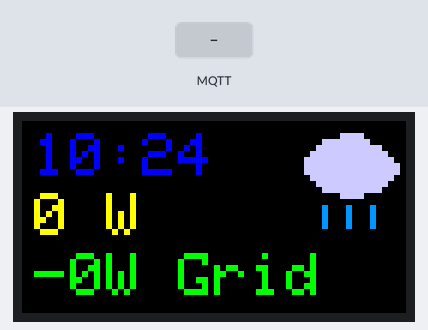
A sketch run on a simulated ESP32. Parts: 64×32 colour display. The test bench sets the inputs (shaded band). WiFi joins after 1.5 s; servers stay silent unless stated; the local clock reads 2024-03-15 10:24:30 at power-on unless the sketch sets it; no MQTT or app messages arrive unless stated; what the sketch prints to the serial monitor is not drawn.

Above: at 2.8 s.
2.9 s: MQTT message "cloudy" arrives on the first subscribed topic
At 4.3 s:
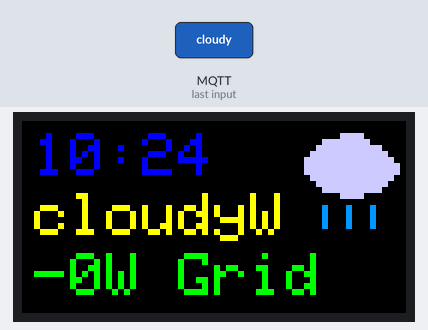
5.1 s: MQTT message "sunny" arrives on the first subscribed topic
At 6.8 s:
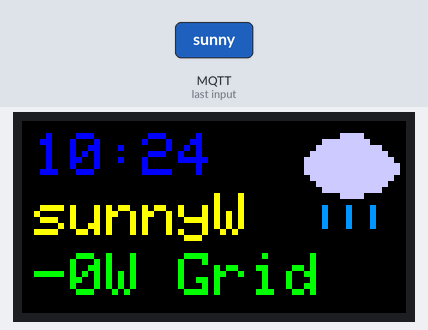
7.1 s: MQTT message "rainy" arrives on the first subscribed topic
At 8.7 s:
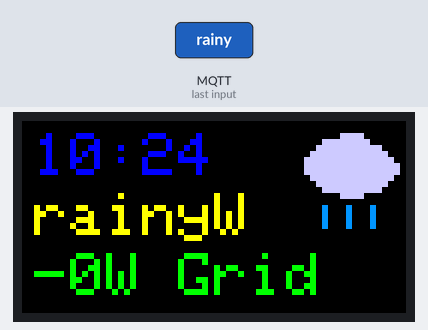
9.1 s: MQTT message "partlycloudy" arrives on the first subscribed topic
At 10.3 s:
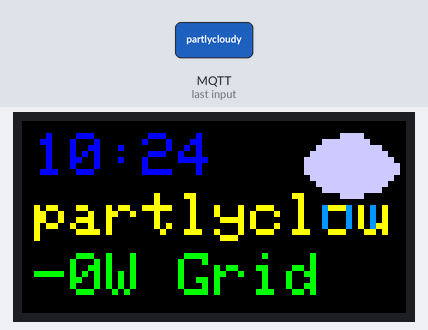
11.1 s: MQTT message "snowy" arrives on the first subscribed topic
At 12.8 s:
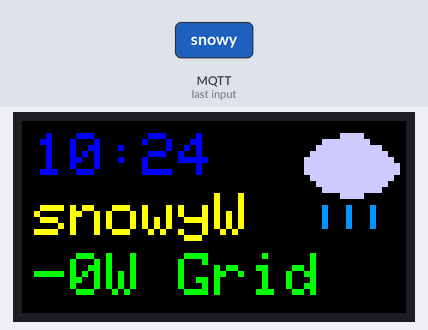
13.1 s: MQTT message "0" arrives on the first subscribed topic
At 14.7 s:
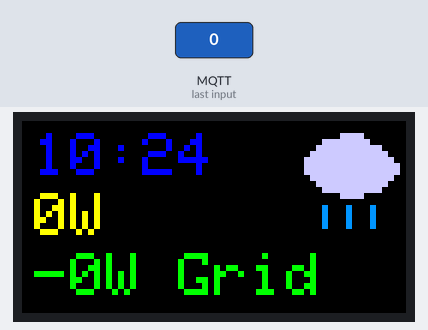
Timing chart, 0 to 16.2 s (numbered marks = the images above; inputs shaded):
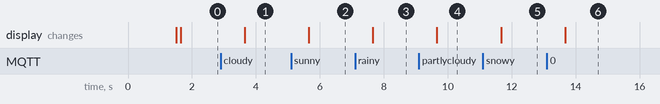

Measured:
- after the input at 2.9 s, the display: changes after 0.76 s (image 1)
- after the input at 5.1 s, the display: changes after 0.56 s (image 2)
- after the input at 7.1 s, the display: changes after 0.56 s (image 3)
- after the input at 9.1 s, the display: changes after 0.56 s (image 4)
- after the input at 11.1 s, the display: changes after 0.57 s (image 5)
- after the input at 13.1 s, the display: changes after 0.57 s (image 6)

The sketch:

ESP32_HUB75_Display_final_oeffentlich.ino
```cpp
//Biblotheken einbinden
#include <ESP32-HUB75-MatrixPanel-I2S-DMA.h>
#include <WiFi.h>
#include <time.h>
#include <PubSubClient.h>

// WLAN-Zugangsdaten (bitte mit eigenen Daten ersetzen)
const char* ssid = "DEIN_WLAN_NAME";
const char* password = "DEIN_WLAN_PASSWORT";

// MQTT Broker (bitte IP-Adresse und Zugangsdaten anpassen)
const char* mqtt_server = "192.168.x.x";  // Beispiel: "192.168.1.100"
const int mqtt_port = 1883;

//topics abonnieren
const char* pvLeistung_topic = "dein/topic";
const char* weather_topic = "dein/topic";
const char* bezug_topic = "dein/topic";
const char* einspeisung_topic = "dein/topic";

// MQTT Benutzername und Passwort (bitte anpassen)
const char* mqtt_user = "DEIN_MQTT_BENUTZER";
const char* mqtt_pass = "DEIN_MQTT_PASSWORT";

//Globale Variablen für MQTT & Status
WiFiClient espClient;
PubSubClient client(espClient);
String pvLeistung = "0 W";
String weatherState = "rainy";  // Standardwert
int bezugWert = 0;        // Netzbezug (W)
int einspeisungWert = 0;  // Netzeinspeisung (W)


// Matrix-Panel Konfiguration (64x32 Pixel, 1 Panel)
#define PANEL_WIDTH 64
#define PANEL_HEIGHT 32
#define PANELS_NUMBER 1

// Pinbelegung für HUB75-Panel
#define R1 25
#define G1 26
#define B1 27
#define R2 14
#define G2 12
#define B2 13
#define A 23
#define B 19
#define C 5
#define D 17
#define E 32
#define CLK 16
#define LAT 4
#define OE 15


// Matrix-Setup initialisieren
HUB75_I2S_CFG mxconfig(PANEL_WIDTH, PANEL_HEIGHT, PANELS_NUMBER);
MatrixPanel_I2S_DMA matrix(mxconfig);


// NTP-Zeit konfigurieren (Mitteleuropäische Zeit inkl. Sommerzeit)
void setupTime() {
  configTzTime("CET-1CEST,M3.5.0/2,M10.5.0/3", "pool.ntp.org", "time.nist.gov");
}


// Wetter-Symbol "bewölkt" zeichnen
void drawCloudyIcon(int offsetX, int offsetY, uint16_t color) {
  uint8_t icon[11][18] = {
    // 1 = Pixel gesetzt, 0 = leer
    { 0, 0, 0, 0, 0, 0, 0, 1, 1, 1, 1, 0, 0, 0, 0, 0, 0, 0 },
    { 0, 0, 0, 0, 1, 1, 1, 1, 1, 1, 1, 1, 0, 0, 0, 0, 0, 0 },
    { 0, 0, 0, 1, 1, 1, 1, 1, 1, 1, 1, 1, 1, 1, 0, 0, 0, 0 },
    { 0, 0, 1, 1, 1, 1, 1, 1, 1, 1, 1, 1, 1, 1, 1, 0, 0, 0 },
    { 0, 1, 1, 1, 1, 1, 1, 1, 1, 1, 1, 1, 1, 1, 1, 1, 0, 0 },
    { 0, 1, 1, 1, 1, 1, 1, 1, 1, 1, 1, 1, 1, 1, 1, 1, 1, 0 },
    { 0, 1, 1, 1, 1, 1, 1, 1, 1, 1, 1, 1, 1, 1, 1, 1, 1, 0 },
    { 0, 0, 1, 1, 1, 1, 1, 1, 1, 1, 1, 1, 1, 1, 1, 1, 0, 0 },
    { 0, 0, 0, 1, 1, 1, 1, 1, 1, 1, 1, 1, 1, 1, 1, 0, 0, 0 },
    { 0, 0, 0, 0, 1, 1, 1, 1, 1, 1, 1, 1, 1, 1, 0, 0, 0, 0 },
    { 0, 0, 0, 0, 0, 0, 0, 1, 1, 1, 1, 0, 0, 0, 0, 0, 0, 0 },
  };
  // Bitmap auf Matrix zeichnen
  for (int y = 0; y < 11; y++) {
    for (int x = 0; x < 18; x++) {
      if (icon[y][x]) matrix.drawPixel(offsetX + x, offsetY + y, color);
    }
  }
}
// Wetter-Symbol "sonnig" zeichnen
void drawSunnyIcon(int offsetX, int offsetY, uint16_t color) {
  // Kreis (Sonne)
  matrix.drawCircle(offsetX + 9, offsetY + 9, 5, color);
  // Strahlen im 45°-Winkel
  for (int i = 0; i < 360; i += 45) {
    int dx = 9 + cos(i * DEG_TO_RAD) * 7;
    int dy = 9 + sin(i * DEG_TO_RAD) * 7;
    matrix.drawPixel(offsetX + dx, offsetY + dy, color);
  }
}
// Wetter-Symbol "regnerisch" zeichnen
void drawRainyIcon(int offsetX, int offsetY, uint16_t color) {
  drawCloudyIcon(offsetX, offsetY, color); // Wolke zeichnen
  uint16_t rainColor = matrix.color565(0, 150, 255); // Blau für Regen
  // Drei Tropfen als Linien darunter
  for (int i = 0; i < 3; i++) {
    matrix.drawLine(offsetX + 4 + i * 4, offsetY + 12, offsetX + 4 + i * 4, offsetY + 15, rainColor);
  }
}
// Wetter-Symbol "teils bewölkt" zeichnen
void drawPartlyCloudyIcon(int offsetX, int offsetY, uint16_t color) {
  drawSunnyIcon(offsetX + 3, offsetY + 3, matrix.color565(255, 255, 0)); // Sonne leicht versetzt
  drawCloudyIcon(offsetX, offsetY + 4, color); // Wolke teilweise drüber
}
// Wetter-Symbol "Schnee" zeichnen
void drawSnowyIcon(int offsetX, int offsetY, uint16_t color) {
  drawCloudyIcon(offsetX, offsetY, color);  // Wolke zeichnen
  uint16_t snowColor = matrix.color565(255, 255, 255); // Weiß für Schnee
   // Drei einfache Schneeflocken
  for (int i = 0; i < 3; i++) {
    matrix.drawPixel(offsetX + 4 + i * 4, offsetY + 13, snowColor);
    matrix.drawPixel(offsetX + 4 + i * 4 + 1, offsetY + 14, snowColor);
  }
}
// Wetterzustand basierend auf Text zeichnen
void drawWeatherIcon(String state, int x, int y) {
  uint16_t color = matrix.color565(200, 200, 255); // Basisfarbe für neutrale Symbole
  if (state == "cloudy") drawCloudyIcon(x, y, color);
  else if (state == "sunny") drawSunnyIcon(x, y, matrix.color565(255, 255, 0));
  else if (state == "rainy") drawRainyIcon(x, y, color);
  else if (state == "partlycloudy") drawPartlyCloudyIcon(x, y, color);
  else if (state == "snowy") drawSnowyIcon(x, y, color);
}
// Callback-Funktion für empfangene MQTT-Nachrichten
void callback(char* topic, byte* payload, unsigned int length) {
    // Nachricht in lesbaren String umwandeln
  char msg[32];
  memcpy(msg, payload, length);
  msg[length] = '\0';

  // Daten verarbeiten je nach Topic
  if (strcmp(topic, pvLeistung_topic) == 0) {
    pvLeistung = String(msg) + "W";
    Serial.println("PV-Leistung empfangen: " + pvLeistung);
  } else if (strcmp(topic, weather_topic) == 0) {
    weatherState = String(msg);
    Serial.println("Wetterzustand empfangen: " + weatherState);
  } else if (strcmp(topic, bezug_topic) == 0) {
    // Bezug empfangen
    String bezugStr = String(msg);
    bezugStr.trim();
    bezugWert = bezugStr.toInt();
    Serial.println("Bezug empfangen: " + bezugStr + "W");
  } else if (strcmp(topic, einspeisung_topic) == 0) {
    // Einspeisung empfangen
    String einspeisungStr = String(msg);
    einspeisungStr.trim();
    einspeisungWert = einspeisungStr.toInt();
    Serial.println("Einspeisung empfangen: " + einspeisungStr + "W");
  }
}

// MQTT-Verbindung aufbauen & Subscribes setzen
void reconnectMQTT() {
  while (!client.connected()) {
    Serial.print("Verbindung zu MQTT...");
    if (client.connect("ESP32-Matrix", mqtt_user, mqtt_pass)) {
      Serial.println(" verbunden!");
      client.subscribe(pvLeistung_topic);
      client.subscribe(weather_topic);
      client.subscribe(bezug_topic);        // Netzbezug
      client.subscribe(einspeisung_topic);  // Netzeinspeisung
    } else {
      Serial.print("Fehler, rc=");
      Serial.print(client.state());
      Serial.println(" - erneuter Versuch in 5 Sekunden");
      delay(5000);
    }
  }
}
// Einmaliger Setup-Aufruf beim Start
void setup() {
  Serial.begin(115200);

// WLAN verbinden
  WiFi.begin(ssid, password);
  Serial.print("Verbinde mit WLAN...");
  while (WiFi.status() != WL_CONNECTED) {
    delay(500);
    Serial.print(".");
  }
  Serial.println(" verbunden!");

// Zeit initialisieren
  setupTime();
  struct tm timeinfo;
  while (!getLocalTime(&timeinfo)) {
    Serial.println("Warte auf NTP-Zeit...");
    delay(1000);
  }

// Matrix initialisieren
  matrix.begin();
  delay(100);
  matrix.setBrightness8(80); // Helligkeit 0–255
  matrix.setTextWrap(false);
  matrix.fillScreen(0); // Bildschirm löschen

  // MQTT konfigurieren
  client.setServer(mqtt_server, mqtt_port);
  client.setCallback(callback);
}
// Haupt-Loop – wird ständig wiederholt
void loop() {
  // Verbindung prüfen
  if (!client.connected()) reconnectMQTT();
  client.loop();


 // Zeit abrufen
  struct tm timeinfo;
  if (!getLocalTime(&timeinfo)) {
    Serial.println("Zeit konnte nicht abgerufen werden");
    return;
  }
 // Stunden und Minuten als Strings extrahieren
  char hh[3], mm[3];
  strftime(hh, sizeof(hh), "%H", &timeinfo);
  strftime(mm, sizeof(mm), "%M", &timeinfo);
// Bildschirm löschen und neue Anzeige zeichnen
  matrix.fillScreen(0);
  matrix.setTextColor(matrix.color565(0, 0, 255));
  matrix.setTextSize(1);
// Uhrzeit oben links anzeigen
  int baseX = 2;
  int y = 2;
  matrix.setCursor(baseX, y);
  matrix.print(hh);
  matrix.setCursor(baseX + 12, y);
  matrix.print(":");
  matrix.setCursor(baseX + 18, y);
  matrix.print(mm);

 // PV-Leistung direkt darunter anzeigen
  String displayLeistung = pvLeistung;
  if (displayLeistung.length() > 10) displayLeistung = displayLeistung.substring(0, 10);
  matrix.setTextSize(1);
  int xPv = 2;
  int yPv = y + 10;                                   // Direkt unter der Uhr
  matrix.setTextColor(matrix.color565(255, 255, 0));  // PV-Leistung in Gelb
  matrix.setCursor(xPv, yPv);
  matrix.print(displayLeistung);


  // Netzbezug oder Einspeisung darunter
  String netzStatus;
  if (bezugWert >= 1) {
    netzStatus = String(bezugWert) + "W";
    matrix.setTextColor(matrix.color565(255, 0, 0));  // Bezug in Rot
  } else {
    netzStatus = "-" + String(einspeisungWert) + "W";
    matrix.setTextColor(matrix.color565(0, 255, 0));  // Einspeisung in Grün
  }

  matrix.setTextSize(1);
  int xStatus = 2;
  int yStatus = yPv + 10;  // Direkt unter der PV-Leistung
  matrix.setCursor(xStatus, yStatus);
  matrix.print(netzStatus);
  matrix.print(" Grid");  // "Grid" hinter Bezug/Einspeisung

   // Wetter-Icon oben rechts anzeigen (Position: rechts mit Abstand)
  drawWeatherIcon(weatherState, 46, 2);

  delay(1000); // 1 Sekunde warten bis zur nächsten Aktualisierung
}
```
